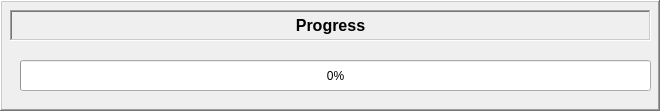
          <widget class="QFrame" name="frame_4">
           <property name="sizePolicy">
            <sizepolicy hsizetype="Fixed" vsizetype="Fixed">
             <horstretch>0</horstretch>
             <verstretch>0</verstretch>
            </sizepolicy>
           </property>
           <property name="minimumSize">
            <size>
             <width>370</width>
             <height>111</height>
            </size>
           </property>
           <property name="maximumSize">
            <size>
             <width>661</width>
             <height>111</height>
            </size>
           </property>
           <property name="frameShape">
            <enum>QFrame::Shape::WinPanel</enum>
           </property>
           <property name="frameShadow">
            <enum>QFrame::Shadow::Raised</enum>
           </property>
           <property name="lineWidth">
            <number>8</number>
           </property>
           <widget class="QFrame" name="frame_7">
            <property name="geometry">
             <rect>
              <x>10</x>
              <y>10</y>
              <width>641</width>
              <height>31</height>
             </rect>
            </property>
            <property name="sizePolicy">
             <sizepolicy hsizetype="Fixed" vsizetype="Fixed">
              <horstretch>0</horstretch>
              <verstretch>0</verstretch>
             </sizepolicy>
            </property>
            <property name="frameShape">
             <enum>QFrame::Shape::WinPanel</enum>
            </property>
            <property name="frameShadow">
             <enum>QFrame::Shadow::Sunken</enum>
            </property>
            <widget class="QLabel" name="trackingTitle_4">
             <property name="geometry">
              <rect>
               <x>0</x>
               <y>0</y>
               <width>641</width>
               <height>31</height>
              </rect>
             </property>
             <property name="sizePolicy">
              <sizepolicy hsizetype="Fixed" vsizetype="Fixed">
               <horstretch>0</horstretch>
               <verstretch>0</verstretch>
              </sizepolicy>
             </property>
             <property name="font">
              <font>
               <pointsize>12</pointsize>
               <bold>true</bold>
               <underline>false</underline>
              </font>
             </property>
             <property name="layoutDirection">
              <enum>Qt::LayoutDirection::LeftToRight</enum>
             </property>
             <property name="frameShape">
              <enum>QFrame::Shape::NoFrame</enum>
             </property>
             <property name="frameShadow">
              <enum>QFrame::Shadow::Raised</enum>
             </property>
             <property name="text">
              <string>Progress</string>
             </property>
             <property name="textFormat">
              <enum>Qt::TextFormat::RichText</enum>
             </property>
             <property name="alignment">
              <set>Qt::AlignmentFlag::AlignCenter</set>
             </property>
            </widget>
           </widget>
           <widget class="QProgressBar" name="progressBar">
            <property name="geometry">
             <rect>
              <x>20</x>
              <y>60</y>
              <width>631</width>
              <height>31</height>
             </rect>
            </property>
            <property name="value">
             <number>0</number>
            </property>
            <property name="orientation">
             <enum>Qt::Orientation::Horizontal</enum>
            </property>
           </widget>
          </widget>
